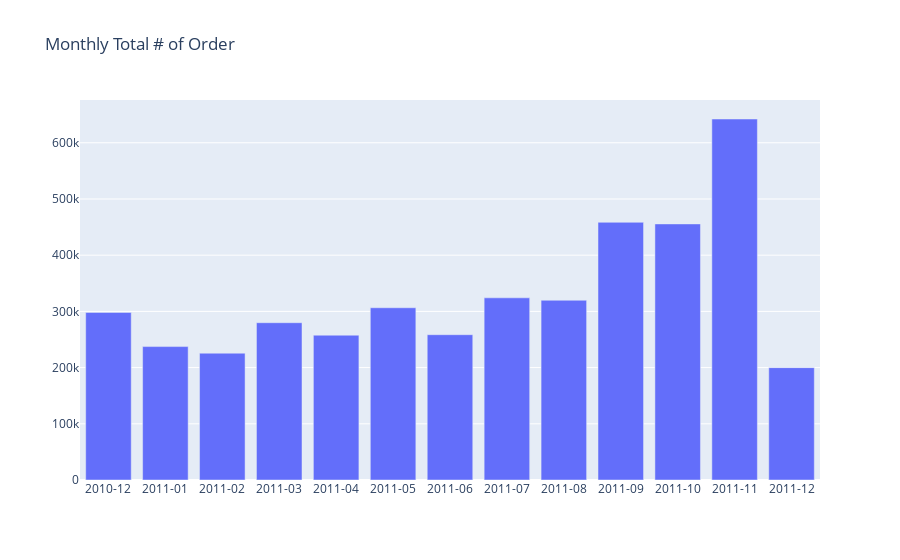

Notebook source saved alongside this figure:
### Markdown cell above
Now, does the trend we observe here extend to the number of orders as well ? let's check.

### Code cell
#create a new dataframe for no. of order by using quantity field
df_monthly_sales = df_uk.groupby('YearMonth')['Quantity'].sum().reset_index()

# #print the dataframe
# df_monthly_sales

#plot
plot_data = [
    go.Bar(
        x=df_monthly_sales['YearMonth'],
        y=df_monthly_sales['Quantity'],
    )
]

plot_layout = go.Layout(
        xaxis={"type": "category"},
        title='Monthly Total # of Order'
    )

fig = go.Figure(data=plot_data, layout=plot_layout)
pyoff.iplot(fig)

### Figure 1 — Plotly figure (JSON) as saved in the notebook; plotly's stock layout.template omitted (floating-point values rounded to 4 significant figures)
{"data": [{"type": "bar", "x": ["2010-12", "2011-01", "2011-02", "2011-03", "2011-04", "2011-05", "2011-06", "2011-07", "2011-08", "2011-09", "2011-10", "2011-11", "2011-12"], "y": [298101, 237381, 225641, 279843, 257666, 306452, 258522, 324129, 319804, 458490, 455612, 642281, 199907]}], "layout": {"title": {"text": "Monthly Total # of Order"}, "xaxis": {"type": "category"}}}
